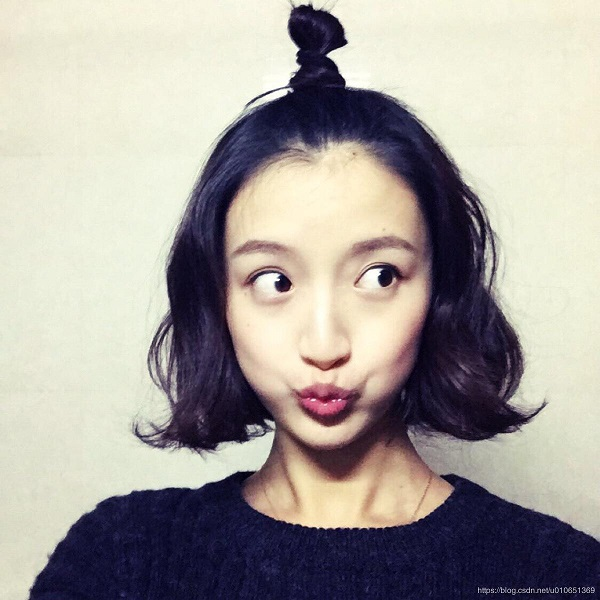
#> input picture image.jpg, 600 x 600 px
$ python out.py
#> lines starting #> are read from the running program, lines starting #| are printed output that depends on the picture
import cv2
from PIL import Image
import numpy as np


class UnsupportedFormat(Exception):
    def __init__(self, input_type):
        self.t = input_type

    def __str__(self):
        return "不支持'{}'模式的转换，请使用为图片地址(path)、PIL.Image(pil)或OpenCV(cv2)模式".format(self.t)


class MatteMatting():
    def __init__(self, original_graph, mask_graph, input_type='path'):

#> called with original_graph = 'image.jpg', mask_graph = 'output.jpg', input_type = 'path'
        if input_type == 'path':
            self.img1 = cv2.imread(original_graph)
#> self.img1 is the input picture: shape (600, 600, 3); mean B, G, R 155.4, 160.5, 166.1
            self.img2 = cv2.imread(mask_graph)
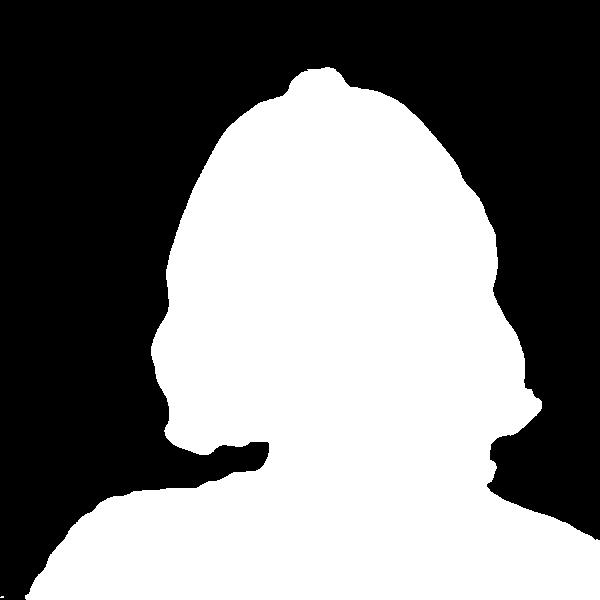
#> input picture output.jpg, 600 x 600 px
#> self.img2 is the input picture: shape (600, 600, 3); min 0, max 255, mean 125
        elif input_type == 'pil':
            self.img1 = self.__image_to_opencv(original_graph)
            self.img2 = self.__image_to_opencv(mask_graph)
        elif input_type == 'cv2':
            self.img1 = original_graph
            self.img2 = mask_graph
        else:
            raise UnsupportedFormat(input_type)

    @staticmethod
    def __transparent_back(img):
        """
        :param img: 传入图片地址
        :return: 返回替换白色后的透明图
        """
        img = img.convert('RGBA')
        L, H = img.size
        color_0 = (255, 255, 255, 255)  # 要替换的颜色
        for h in range(H):
            for l in range(L):
                dot = (l, h)
                color_1 = img.getpixel(dot)
                if color_1 == color_0:
                    color_1 = color_1[:-1] + (0,)
                    img.putpixel(dot, color_1)
        return img

    def save_image(self, path, mask_flip=False):

#> called with path = 'thing.png', mask_flip = True
        if mask_flip:
            img2 = cv2.bitwise_not(self.img2)  # 黑白翻转
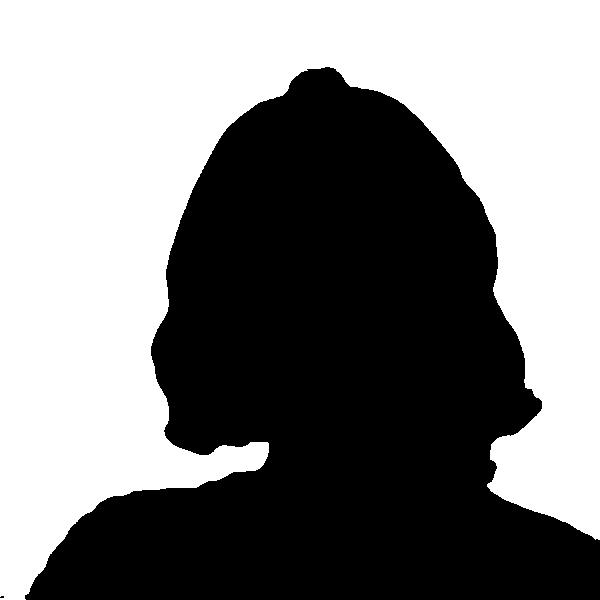
#> img2: shape (600, 600, 3); min 0, max 255, mean 130
        image = cv2.add(self.img1, img2)
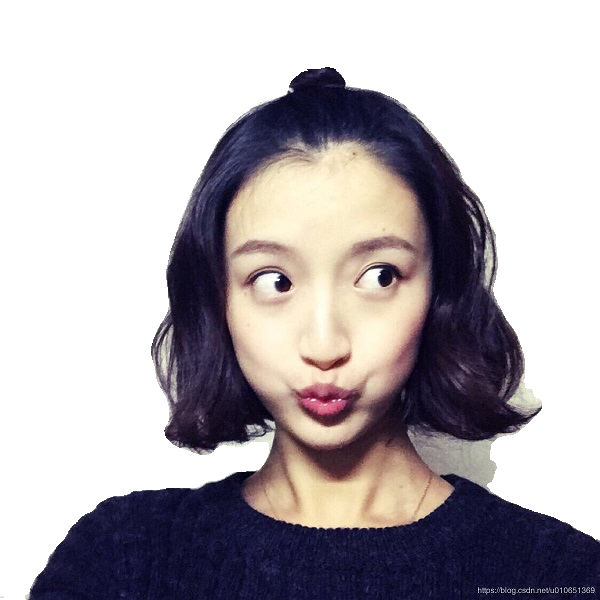
#> image: shape (600, 600, 3); mean B, G, R 177.1, 172.8, 178.5
        image = Image.fromarray(cv2.cvtColor(image, cv2.COLOR_BGR2RGB))  # OpenCV转换成PIL.Image格式
#> image: PIL image 600x600 RGB
        img = self.__transparent_back(image)
        img.save(path)


    @staticmethod
    def __image_to_opencv(image):
        """
        PIL.Image转换成OpenCV格式
        """
        img = cv2.cvtColor(np.asarray(image), cv2.COLOR_RGB2BGR)
        return img


mm = MatteMatting("image.jpg", "output.jpg")
mm.save_image("thing.png", mask_flip=True)
